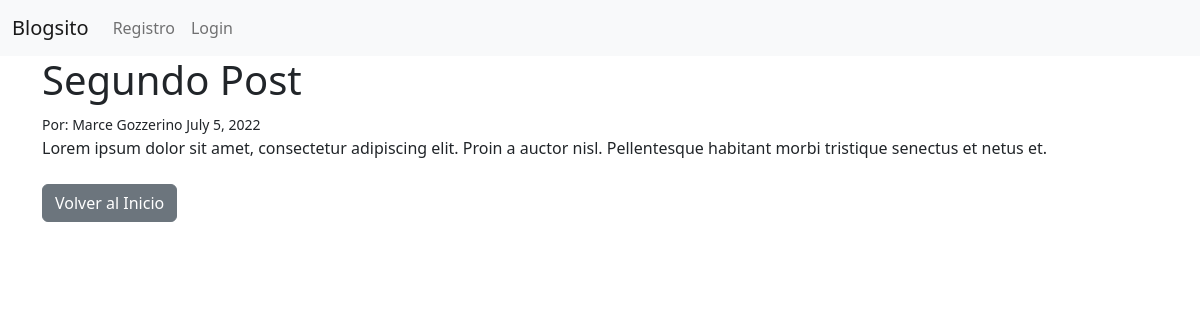
/articulo/2, run on the app's committed database.
### vlog/models.py (models this page shows, shortened)
class Post(models.Model):
    titulo = models.CharField(max_length=255)
    etiqueta = models.CharField(max_length=255)
    autor = models.ForeignKey(User, on_delete=models.CASCADE)
    cuerpo = models.TextField()
    fecha = models.DateField(auto_now_add=True)
    categoria = models.CharField(max_length=255, default='Sin Categorizar')

### vlog/views.py (the view)
# urls.py: path('articulo/<int:pk>', ArticuloDetallado.as_view(), name = "ArticuloDetallado"),
class ArticuloDetallado(DetailView):
    model = Post
    template_name = 'articulo.html'

### vlog/templates/articulo.html (shortened to what this page needs)
{% extends 'base.html' %}
{% block content %}
<h1>{{ post.titulo }}</h1>
<small>
    Por: {{ post.autor.first_name }}
    {{ post.autor.last_name }}
    {{ post.fecha }}
</small> </br>
{{ post.cuerpo }}
<br/><br/>
<a href="{% url 'home' %}" class="btn btn-secondary">Volver al Inicio</a></br>
{% endblock %}

### data on the page
Post: titulo "Segundo Post", autor.first_name "Marce", autor.last_name "Gozzerino", fecha "July 5, 2022", cuerpo "Lorem ipsum dolor sit amet, consectetur adipiscing elit. Proin a auctor nisl. Pellentesque habitant morbi tristique senectus et netus et."
